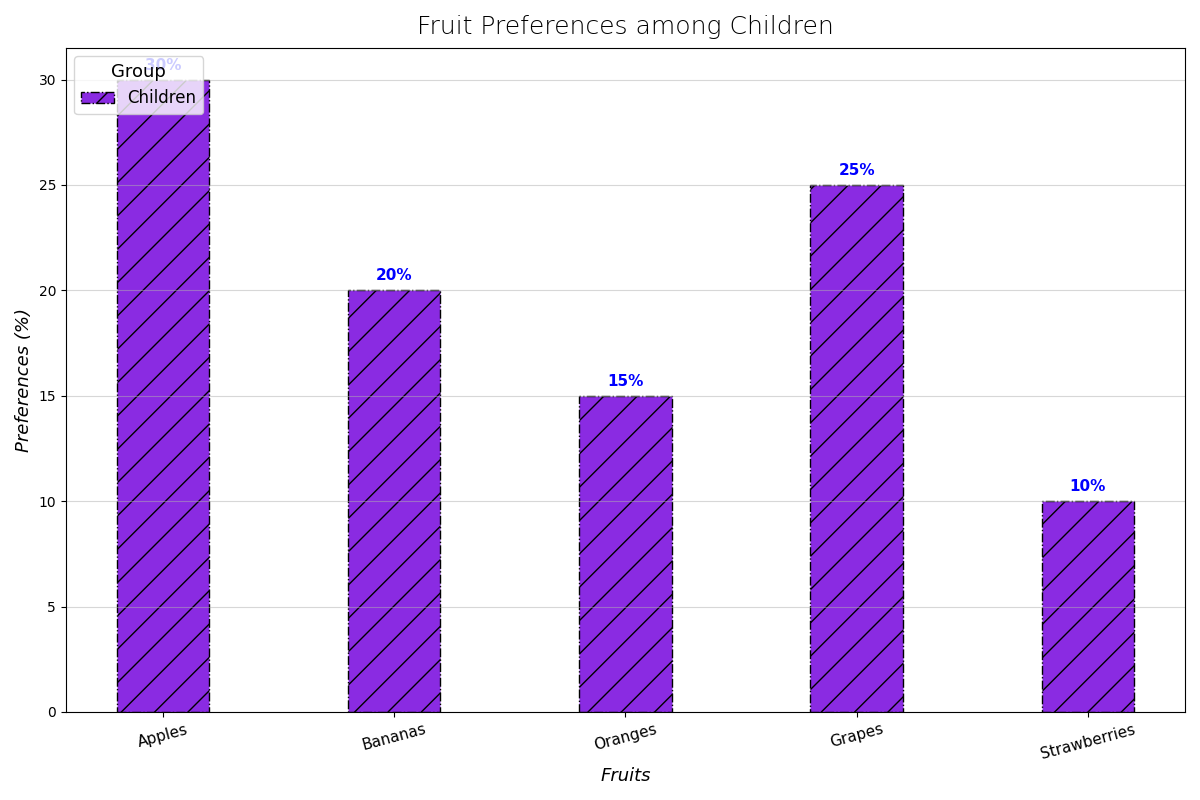

Reproduce this figure in Python.
import matplotlib.pyplot as plt
import numpy as np

# Data
fruits = ['Apples', 'Bananas', 'Oranges', 'Grapes', 'Strawberries']
children_preferences = [30, 20, 15, 25, 10]

fig, ax = plt.subplots(figsize=(12, 8))

bar_width = 0.4
indices = np.arange(len(fruits))
children_index = indices

bars_children = ax.bar(children_index, children_preferences, width=bar_width, label='Children', color='#8A2BE2', edgecolor='black', linestyle='-.', hatch='/')

ax.set_title("Fruit Preferences among Children", fontsize=18, fontweight='light', pad=10)
ax.set_xlabel("Fruits", fontsize=13, fontstyle='italic')
ax.set_ylabel("Preferences (%)", fontsize=13, fontstyle='italic')

ax.set_xticks(indices)
ax.set_xticklabels(fruits, fontsize=11, rotation=15)

for bar in bars_children:
    height = bar.get_height()
    ax.annotate(f'{height}%', xy=(bar.get_x() + bar.get_width() / 2, height),
                xytext=(0, 5), textcoords="offset points",
                ha='center', va='bottom', fontsize=11, fontweight='bold', color='blue')

ax.legend(title='Group', fontsize=12, title_fontsize='13', loc='upper left')

ax.yaxis.grid(True, linestyle='-', alpha=0.5)

plt.tight_layout()

plt.show()
